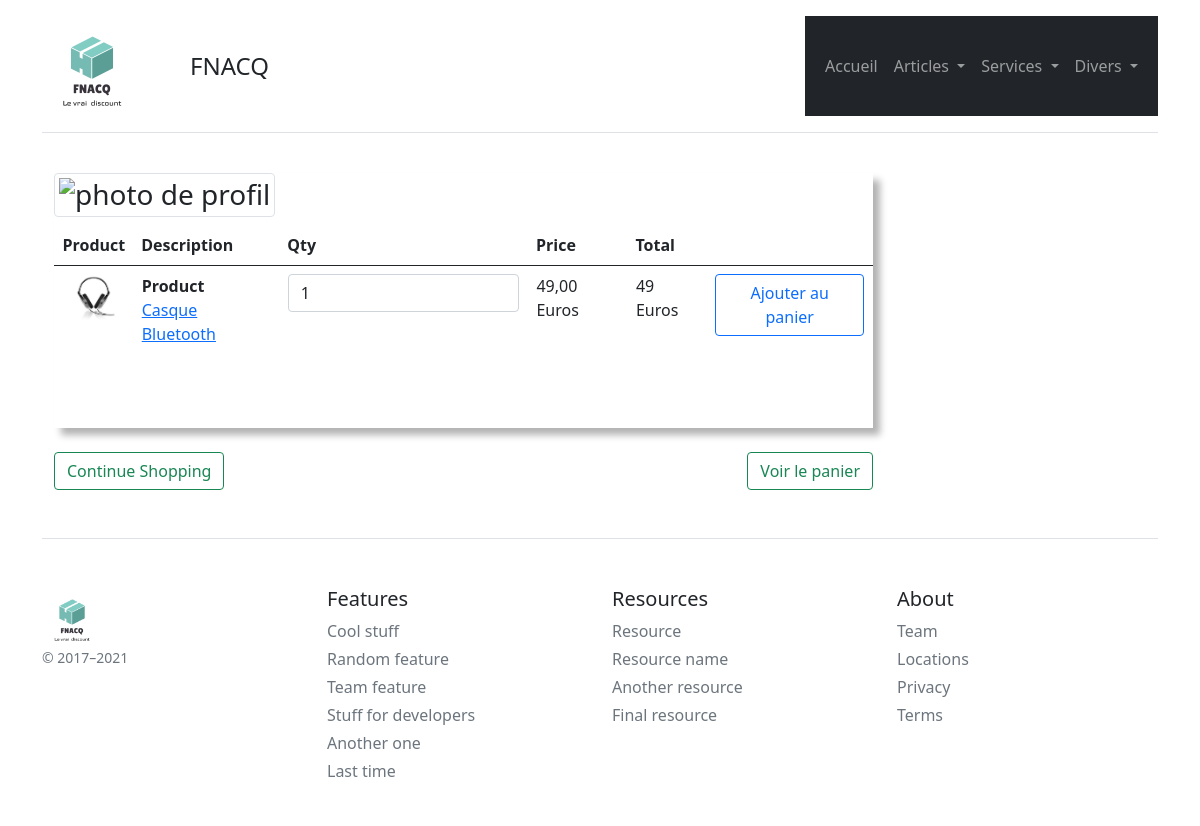
Page /materielsHifi/buy/1 on the committed database.
### tables this page shows
CREATE TABLE IF NOT EXISTS `hifi` (
`id` int(11) NOT NULL,
  `category` varchar(255) NOT NULL,
  `article` varchar(256) NOT NULL,
  `marque` varchar(256) NOT NULL,
  `price` int(128) NOT NULL,
  `image` varchar(150) NOT NULL
);

### controllers/MainController.controller.php (called while the page is built, shortened)
<?php
abstract class MainController
{
    protected function genererPage($data)
    {
        extract($data);
        require_once($view);
    }
}

### controllers/Hifi/HifiController.controller.php (called while the page is built, shortened)
<?php
require_once "./controllers/MainController.controller.php";
require_once "./models/Hifi/HifiManager.model.php";
class HifiController extends MainController
{
    private $hifiManager;
    public function __construct()
    {
        $this->hifiManager = new HifiManager();
        $this->hifiManager ->chargementHifi();
    }
    public function buyHifi($id){
        $hifie = $this->hifiManager->getHifiById($id);
        $data_page = [
            "page_description" => "Panier",
            "page_title" => "Panier",
            "hifie"=>$hifie,
            "view" => "views/materiel-Hifi/addPanierHifi.view.php",
            "template" => "views/common/template.php"
        ];
        $this->genererPage($data_page);
    }
}

### models/Hifi/HifiManager.model.php (called while the page is built, shortened)
<?php
require_once "Hifi.class.php";
class HifiManager extends MainManager{
        private $hifis;
        public function ajoutHifi($hifi)
        {
            $this->hifis[] = $hifi;
        }
        public function chargementHifi()
        {
            $req = $this->getBdd()->prepare("SELECT * FROM hifi");
            $req->execute();
            $meshifis = $req->fetchAll(PDO::FETCH_ASSOC);
        }
        public function getHifiById($id)
        {
            for ($i = 0; $i < count($this->hifis); $i++) {
                if ($this->hifis[$i]->getId() === $id) {
                    return $this->hifis[$i];
                }
            }
        }
    }

### models/Hifi/Hifi.class.php (called while the page is built, shortened)
<?php
class Hifi {
    private $id;
    private $title;
    private $price;
    private $image;
    public function __construct($id, $category, $title, $marque,$price, $image){
        $this->id = $id;
        $this->title = $title;
        $this->price = $price;
        $this->image = $image;
    }
    public function getId() { return $this->id;}
    public function getTitle() { return $this->title;}
    public function getPrice() { return $this->price;}
    public function getImage() { return $this->image;}
}

### models/Model.class.php (called while the page is built, shortened)
<?php
abstract class Model{
    private static $pdo;
    private static function setBdd(){
        self::$pdo = new PDO("mysql:host=localhost;dbname=Fnacq;charset=utf8mb4", "root", "");
        self::$pdo->setAttribute(PDO::ATTR_ERRMODE, PDO::ERRMODE_EXCEPTION);
    }
    protected function getBdd(){
        return self::$pdo;
    }
}

### views/Materiel-Hifi/addPanierHifi.view.php (the view, shortened to what this page needs)
<link rel="stylesheet" type="text/css" href="//netdna.bootstrapcdn.com/font-awesome/4.1.0/css/font-awesome.min.css">
<div class="container bootstrap snippets bootdey">
	<div class="col-md-9 col-sm-8 content">
		<div class="row">
			<div class="col-md-12">
			</div>
		</div>
		<div class="row">
			<div class="col-md-12">
				<div class="panel panel-info panel-shadow">
					<div class="panel-heading">
						<h3>
							<img class="img-circle img-thumbnail" src="<?= URL; ?>public/Assets/images/profil/<?= $_SESSION['profil']['image'] ?>" width="100px" alt="photo de profil"><br>
						</h3>
					</div>
					<div class="panel-body">
						<div class="table-responsive">
							<table class="table">
								<thead>
									<tr>
										<th>Product</th>
										<th>Description</th>
										<th>Qty</th>
										<th>Price</th>
										<th colspan="2">Total</th>
									</tr>
								</thead>
								<tbody>
									<tr>
										<td><img src="<?= URL ?>public/Assets/images/materielshifi/<?= $hifie->getImage(); ?>" class="img-cart"></td>
										<td><strong>Product </strong>
											<p><a href="<?= URL ?>materielsHifi/display/<?= $hifie->getId(); ?>"><?= $hifie->getTitle(); ?></a></p>
										</td>
										<td>
											<form method="POST" class="form-inline">
												<input class="form-control" name="quantity" type="int" value="1">
										</td>
										<td><?= number_format($hifie->getPrice(), 2, ',', ' '); ?> Euros</td>
										<td><?= $hifie->getPrice(); ?> Euros</td>
										<td><button type="submit" class="btn btn-outline-primary" name='addPanier'>Ajouter au panier</button></td>
									</tr>
									<tr>
										<td colspan="6">&nbsp;</td>
									</tr>
								</tbody>
							</table>
						</div>
					</div>
				</div>
<br>
				<a href="<?= URL ?>materielsHifi" class="btn btn-outline-success"><span class="glyphicon glyphicon-arrow-left"></span>Continue Shopping</a>
				<a href="<?= URL ?>panier" class="btn btn-outline-success pull-right ">Voir le panier</a>
			</div>
		</div>
	</div>
</div>

### views/Materiel-Hifi/addPanierHifi.view.php (style rules this page uses)
.img-cart { display: block; max-width: 50px; height: auto; margin-left: auto; margin-right: auto; }
table tr td { border: 1px solid #FFFFFF; }
table tr th { background: #eee; }
.panel-shadow { box-shadow: rgba(0, 0, 0, 0.3) 7px 7px 7px; }

### rows in the picture
hifi: image (picture), article "Casque Bluetooth", price "49,00", price "49"
